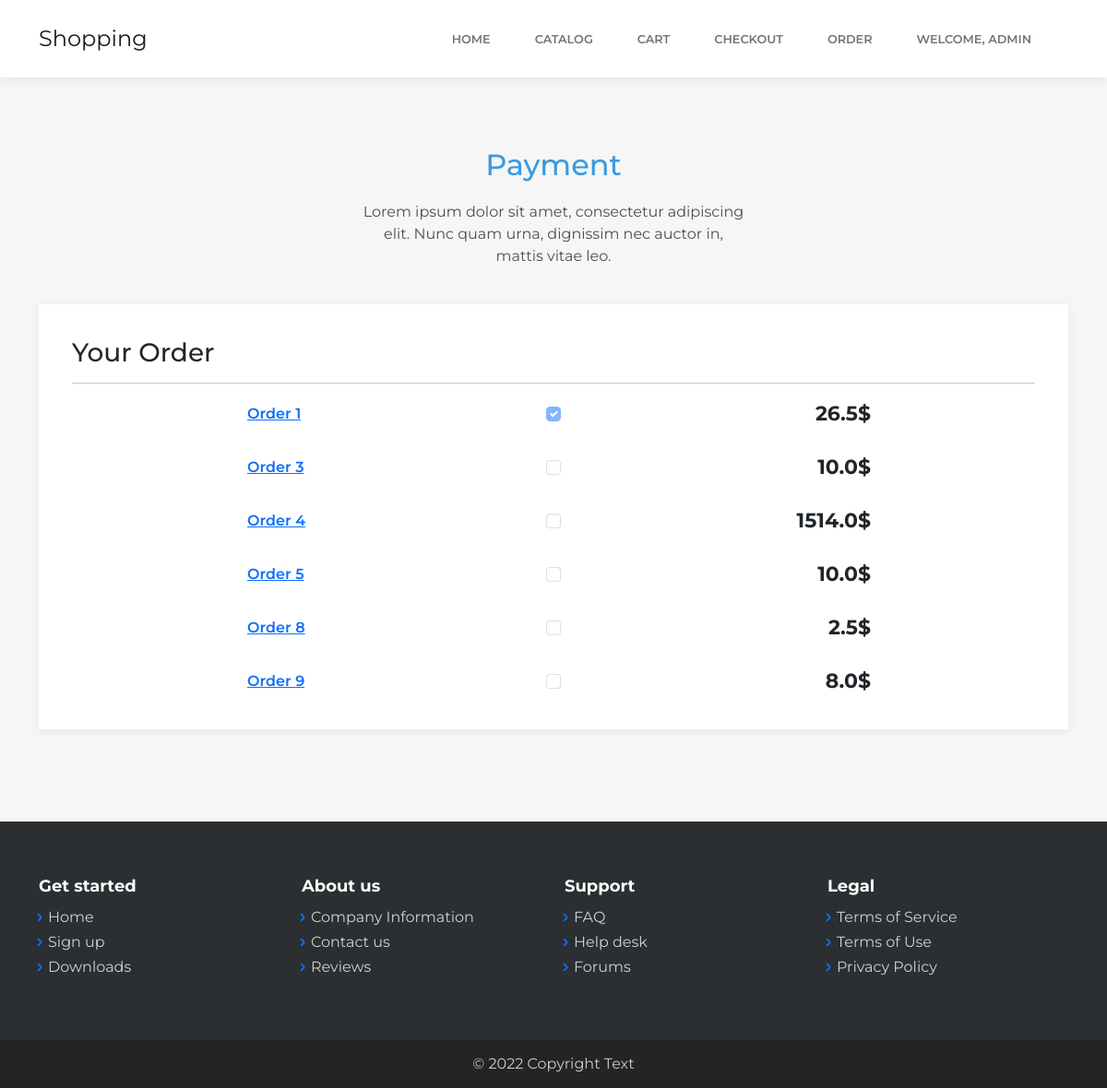
The app's page /shopping/order/ (signed in), older data.
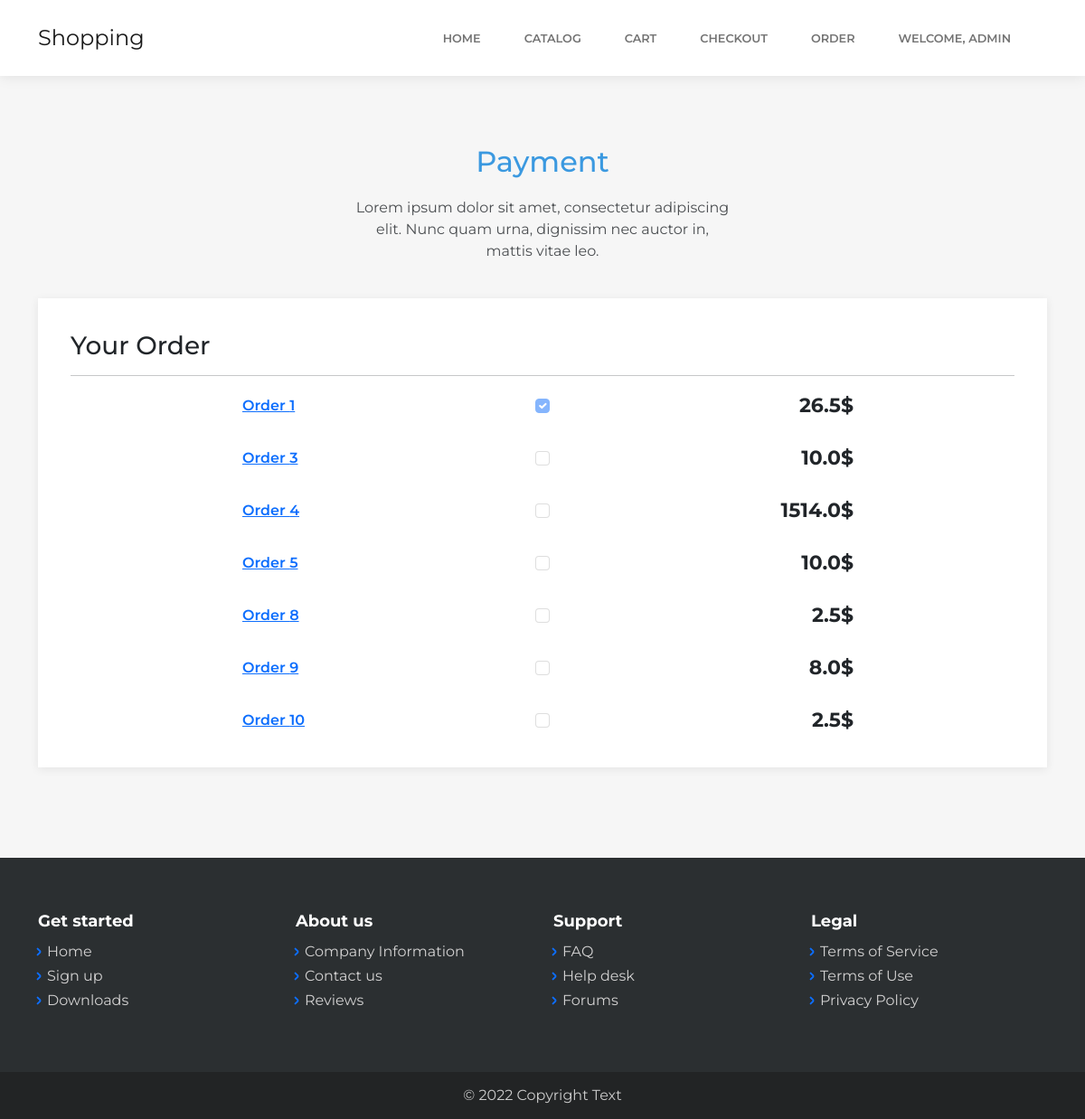
The same page, newer data.
### user/models.py (models this page shows)
class CustomerUser(AbstractUser):
    phone_number = models.CharField(default='', max_length=15)
    address = models.CharField(default='', max_length=255)

### order/models.py (models this page shows)
class Order(models.Model):
    user = models.ForeignKey(CustomerUser, on_delete=models.CASCADE)
    cart = models.ForeignKey(Cart, on_delete=models.CASCADE)
    shipping_address = models.CharField(default='', max_length=255)
    order_description = models.CharField(default='', max_length=255)
    order_total = models.FloatField(default=0)
    is_completed = models.BooleanField(default=False)

### core/views.py (the view)
# urls.py: path('order/', views.orderPage.as_view(), name='order'),
class orderPage(LoginRequiredMixin, View):
    login_url='../login/'
    def get(self, request):
        user = request.user
        order_qset = OrderDAO.getAllOrderByUser(user)
        context = {"orderList": order_qset}
        return render(request, 'orderpage/order.html', context)

### businesslogic/orderDAO/OrderDAO.py (called while the page is built)
    def getAllOrderByUser(user):
        order_qset = Order.objects.filter(user = user) #get all order
        return order_qset

### templates/orderpage/order.html (shortened to what this page needs)
{%extends 'base.html'%}
{%load static%}
{%block cssblock%}
<link rel="stylesheet" href="{%static 'assets/bootstrap/css/bootstrap.min.css'%}">
<link rel="stylesheet" href="{%static 'assets/fonts/simple-line-icons.min.css'%}">
<link rel="stylesheet" href="https://cdnjs.cloudflare.com/ajax/libs/baguettebox.js/1.10.0/baguetteBox.min.css">
<link rel="stylesheet" href="{%static 'assets/css/vanilla-zoom.min.css'%}">
{%endblock%}
{%block content%}
<main class="page shopping-cart-page">
    <section class="clean-block clean-cart dark">
        <div class="container">
            <div class="block-heading">
                <h2 class="text-info">Payment</h2>
                <p>Lorem ipsum dolor sit amet, consectetur adipiscing elit. Nunc quam urna, dignissim nec auctor in,
                    mattis vitae leo.</p>
            </div>
            <div class="content">
                <form action="{%url 'shopping:checkout'%}" method="post">
                    <div class="row g-0">
                        <div class="col-md-12 col-lg-12">
                            <div class="items">
                                <div class="card-details">
                                    <h3 class="title">Your Order</h3>
                                </div>
                                <hr>
                                {%for order in orderList%}
                                <div class="product">
                                    <div class="row justify-content-center align-items-center">
                                        <div class="col-3 product-info"><a class="product-name"
                                                href="{%url 'shopping:orderdetail' order.id%}">Order {{order.id}}</a>
                                        </div>
                                        <div class="col-2 quantity"><input class="form-check-input" type="checkbox" value="" id="flexCheckChecked"
                                            {%if order.is_completed%}checked{%endif%} disabled>
                                        </div>
                                        <div class="col-3 price"><span>{{order.order_total}}$</span></div>
                                    </div>
                                </div>
                                {%endfor%}
                            </div>
                        </div>
                    </div>
                </form>
            </div>
        </div>
    </section>
</main>
{%endblock%}

### templates/base.html (shortened to what this page needs)
<!DOCTYPE html>
<html>
<head>
    {%block cssblock%}
    {%endblock%}
</head>
<body>
    {%include 'navbar.html'%}
    {%block content%}
    {%endblock%}
    {%include 'footer.html'%}
</body>
</html>

### templates/navbar.html (shortened to what this page needs)
<nav class="navbar navbar-light navbar-expand-lg fixed-top bg-white clean-navbar">
    <div class="container"><a class="navbar-brand logo" href="{%url 'shopping:index'%}">Shopping</a>
        <div class="collapse navbar-collapse" id="navcol-1">
            <ul class="navbar-nav ms-auto">
                <li class="nav-item"><a class="nav-link" href="{%url 'shopping:index'%}">Home</a></li>
                <li class="nav-item"><a class="nav-link" href="{%url 'shopping:catalog'%}">Catalog</a></li>
                <li class="nav-item"><a class="nav-link" href="{%url 'shopping:cart'%}">Cart</a></li>
                <li class="nav-item"><a class="nav-link" href="{%url 'shopping:checkout'%}">Checkout</a></li>
                <li class="nav-item"><a class="nav-link" href="{%url 'shopping:order'%}">Order</a></li>
                {% if request.user.username %}
                    <li class="nav-item"><a class="nav-link" href="#">Welcome, {{request.user.username}}</a></li>
                {% else %}
                    <li class="nav-item"><a class="nav-link" href="#">Welcome, guest</a></li>
                {% endif %}
            </ul>
        </div>
    </div>
</nav>

### templates/footer.html
<footer class="page-footer dark">
    <div class="container">
        <div class="row">
            <div class="col-sm-3">
                <h5>Get started</h5>
                <ul>
                    <li><a href="#">Home</a></li>
                    <li><a href="#">Sign up</a></li>
                    <li><a href="#">Downloads</a></li>
                </ul>
            </div>
            <div class="col-sm-3">
                <h5>About us</h5>
                <ul>
                    <li><a href="#">Company Information</a></li>
                    <li><a href="#">Contact us</a></li>
                    <li><a href="#">Reviews</a></li>
                </ul>
            </div>
            <div class="col-sm-3">
                <h5>Support</h5>
                <ul>
                    <li><a href="#">FAQ</a></li>
                    <li><a href="#">Help desk</a></li>
                    <li><a href="#">Forums</a></li>
                </ul>
            </div>
            <div class="col-sm-3">
                <h5>Legal</h5>
                <ul>
                    <li><a href="#">Terms of Service</a></li>
                    <li><a href="#">Terms of Use</a></li>
                    <li><a href="#">Privacy Policy</a></li>
                </ul>
            </div>
        </div>
    </div>
    <div class="footer-copyright">
        <p>© 2022 Copyright Text</p>
    </div>
</footer>

Row changes from the older to the newer data that the page shows:
added Order: id "10", order_total "2.5"
